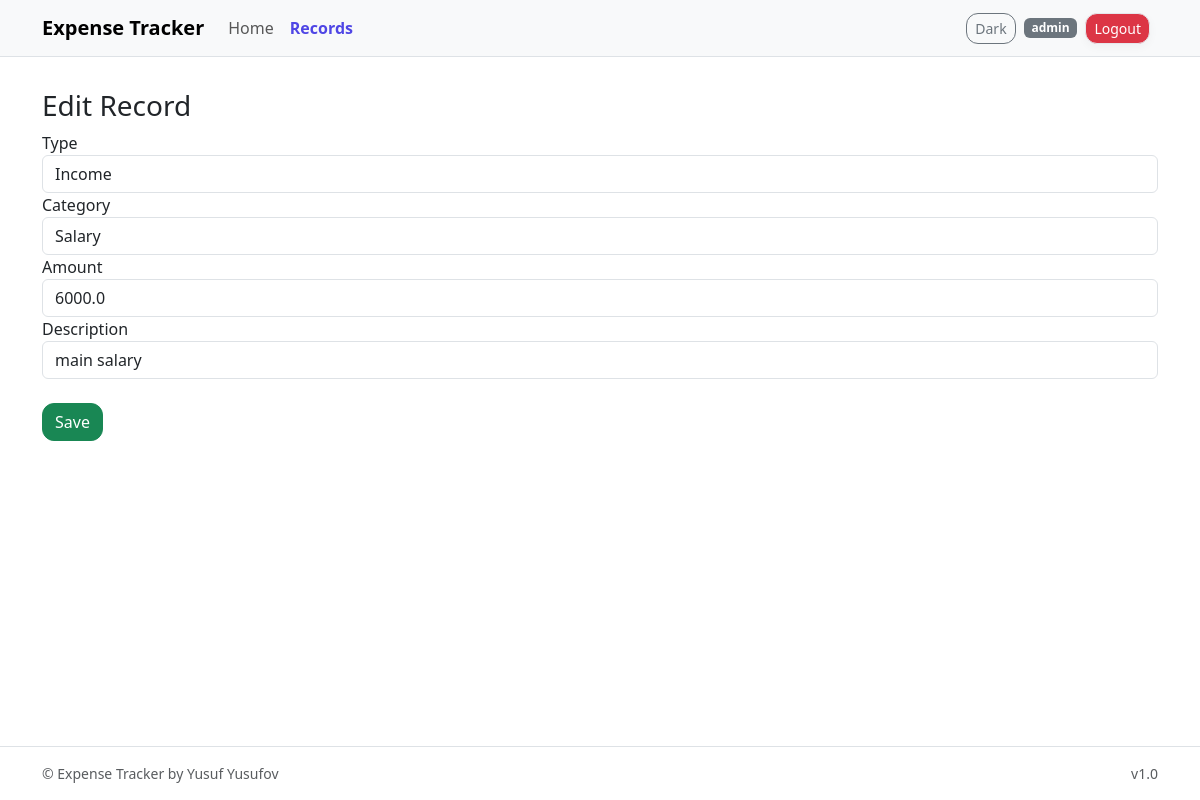
The page /records/edit/1 (signed in) on the database its author committed.
### models/models.py (models this page shows)
class User(db.Model, UserMixin):
    id = db.Column(db.Integer, primary_key=True)
    username = db.Column(db.String(50), unique=True, nullable=False)
    password = db.Column(db.String(200), nullable=False)
    records = db.relationship("Record", backref="user", lazy=True)
    categories = db.relationship("Category", backref="user", lazy=True)

class Record(db.Model):
    id = db.Column(db.Integer, primary_key=True)
    date = db.Column(db.String(20), nullable=False)
    type = db.Column(db.String(10), nullable=False)
    category = db.Column(db.String(50), nullable=False)
    amount = db.Column(db.Float, nullable=False)
    description = db.Column(db.String(200))
    user_id = db.Column(db.Integer, db.ForeignKey("user.id"), nullable=False)

### routes/records.py (the view, shortened to what this page needs)
@records_bp.route("/edit/<int:id>", methods=["GET", "POST"])
@login_required
def edit_record(id):
    record = Record.query.get_or_404(id)
    if record.user_id != current_user.id:
        return "Unauthorized", 403
    categories = Category.query.filter_by(user_id=current_user.id).all()
    return render_template("edit_record.html", record=record, categories=categories)

### app.py (called while the page is built)
def create_app():
    app = Flask(__name__)
    app_env = os.environ.get("APP_ENV", "development").lower()
    if app_env == "production":
        app.config.from_object(ProdConfig)
    else:
        app.config.from_object(DevConfig)
    db.init_app(app)
    from routes.auth import auth_bp
    from routes.home import home_bp
    from routes.records import records_bp
    from routes.categories import categories_bp
    app.register_blueprint(auth_bp)
    app.register_blueprint(home_bp)
    app.register_blueprint(records_bp)
    app.register_blueprint(categories_bp)
    login_manager = LoginManager()
    login_manager.init_app(app)
    login_manager.login_view = "auth.login"
    @login_manager.user_loader
    def load_user(user_id):
        return User.query.get(int(user_id))
    return app

### templates/edit_record.html (shortened to what this page needs)
{% extends "base.html" %}
{% block content %}
<h3>Edit Record</h3>
<form method="POST">
    <label>Type</label>
    <select name="type" class="form-control">
        <option value="income" {% if record["type"] == "income" %}selected{% endif %}>Income</option>
    </select>
    <label>Category</label>
    <input type="text" name="category" class="form-control" value="{{ record['category'] }}">
    <label>Amount</label>
    <input type="number" step="0.01" name="amount" class="form-control" value="{{ record['amount'] }}">
    <label>Description</label>
    <input type="text" name="description" class="form-control" value="{{ record['description'] }}">
    <br>
    <button type="submit" class="btn btn-success">Save</button>
</form>
{% endblock %}

### templates/base.html (shortened to what this page needs)
<!DOCTYPE html>
<html lang="en">
<head>
  <link rel="stylesheet" href="{{ url_for('static', filename='css/style.css') }}">
  <link rel="stylesheet" href="https://cdn.jsdelivr.net/npm/bootstrap@5.3.0/dist/css/bootstrap.min.css">
</head>
<body class="min-vh-100 d-flex flex-column">
  <nav class="navbar navbar-expand-lg navbar-light bg-light border-bottom">
    <div class="container">
      <a class="navbar-brand fw-bold" href="{{ url_for('home.index') }}">Expense Tracker</a>
      <div class="collapse navbar-collapse" id="mainNav">
        <ul class="navbar-nav me-auto mb-2 mb-lg-0">
          <li class="nav-item">
            <a class="nav-link {% if request.endpoint and request.endpoint.startswith('home.') %}active{% endif %}"
               href="{{ url_for('home.index') }}">Home</a>
          </li>
          <li class="nav-item">
            <a class="nav-link {% if request.endpoint and request.endpoint.startswith('records.') %}active{% endif %}"
               href="{{ url_for('records.list_records') }}">Records</a>
          </li>
        </ul>
        <div class="d-flex align-items-center gap-2">
          <button id="themeToggle" class="btn btn-outline-secondary btn-sm" type="button" title="Toggle theme">Dark</button>
          {% if current_user.is_authenticated %}
            <span class="badge bg-secondary text-wrap">{{ current_user.username }}</span>
            <a href="{{ url_for('auth.logout') }}" class="btn btn-danger btn-sm">Logout</a>
          {% else %}
            <a href="{{ url_for('auth.login') }}" class="btn btn-success btn-sm">Login</a>
            <a href="{{ url_for('auth.register') }}" class="btn btn-primary btn-sm">Register</a>
          {% endif %}
        </div>
      </div>
    </div>
  </nav>
  <main class="container py-3 flex-grow-1">
    {% block content %}{% endblock %}
  </main>
  <footer class="border-top py-3 small text-muted">
    <div class="container d-flex justify-content-between">
      <span>© {{  now().year if false else '' }} Expense Tracker by Yusuf Yusufov</span>
      <span>v1.0</span>
    </div>
  </footer>
</body>
</html>

### static/css/style.css (style rules this page uses)
:root { --bg:#f6f7fb; --card:#ffffff; --text:#1f2937; --muted:#6b7280; --primary:#4f46e5; --accent:#06b6d4; --success:#16a34a; --danger:#dc2626; --border:#e5e7eb; --shadow: 0 6px 24px rgba(15, 23, 42, .06); --shadow-sm: 0 3px 10px rgba(15, 23, 42, .04); }
html,body { height:100% }
body { background: var(--bg); color: var(--text); font-family: Inter, system-ui, -apple-system, Segoe UI, Roboto, Arial, sans-serif; }
.navbar { background: var(--card)!important; border-bottom:1px solid var(--border)!important; }
.nav-link.active { font-weight: 700; color: var(--primary)!important; }
h1,h2,h3,h4 { color:var(--text) }
a { color:var(--primary) }
nav a.btn { margin-right:.5rem; border-radius:12px; box-shadow: var(--shadow-sm); border:1px solid var(--border); }
.form-control, .form-select { border-radius:12px; border:1px solid var(--border); background: var(--card); color: var(--text); }
.btn-primary, .btn-success, .btn-secondary, .btn-warning, .btn-danger, .btn-outline-primary, .btn-outline-secondary { border-radius:12px !important; }
.text-muted { color:var(--muted)!important }

### rows shown on the page
User: username "admin"
Record: type "Income", category "Salary", amount "6000.0", description "main salary"
